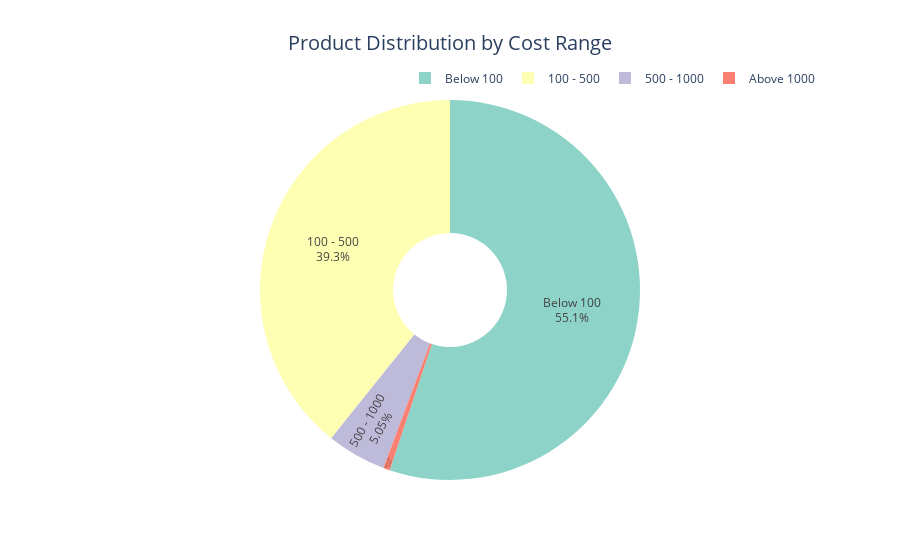

The notebook cell saved with this chart:
### Code cell
import plotly.express as px

# Create pie chart
fig = px.pie(
    _,  # Using the result from SQL query stored in _
    values='total_products',
    names='cost_range',
    title='Product Distribution by Cost Range',
    hole=0.3,  # Makes it a donut chart, remove this line for a regular pie chart
    color_discrete_sequence=px.colors.qualitative.Set3  # Using a nice color palette
)

# Update layout
fig.update_layout(
    title_x=0.5,  # Center the title
    title_font_size=20,
    showlegend=True,
    legend=dict(
        orientation="h",
        yanchor="bottom",
        y=1.02,
        xanchor="right",
        x=1
    )
)

# Add percentage to labels
fig.update_traces(
    textposition='inside',
    textinfo='percent+label'
)

fig.show()

### Figure 1 — Plotly figure (JSON) as saved in the notebook; plotly's stock layout.template omitted (floating-point values rounded to 4 significant figures)
{"data": [{"domain": {"x": [0, 1], "y": [0, 1]}, "hole": 0.3, "hovertemplate": "cost_range=%{label}<br>total_products=%{value}<extra></extra>", "labels": ["Below 100", "100 - 500", "500 - 1000", "Above 1000"], "legendgroup": "", "name": "", "showlegend": true, "textinfo": "percent+label", "textposition": "inside", "type": "pie", "values": [1388, 988, 127, 14]}], "layout": {"legend": {"orientation": "h", "tracegroupgap": 0, "x": 1, "xanchor": "right", "y": 1.02, "yanchor": "bottom"}, "piecolorway": ["rgb(141,211,199)", "rgb(255,255,179)", "rgb(190,186,218)", "rgb(251,128,114)", "rgb(128,177,211)", "rgb(253,180,98)", "rgb(179,222,105)", "rgb(252,205,229)", "rgb(217,217,217)", "rgb(188,128,189)", "rgb(204,235,197)", "rgb(255,237,111)"], "showlegend": true, "title": {"font": {"size": 20}, "text": "Product Distribution by Cost Range", "x": 0.5}}}
